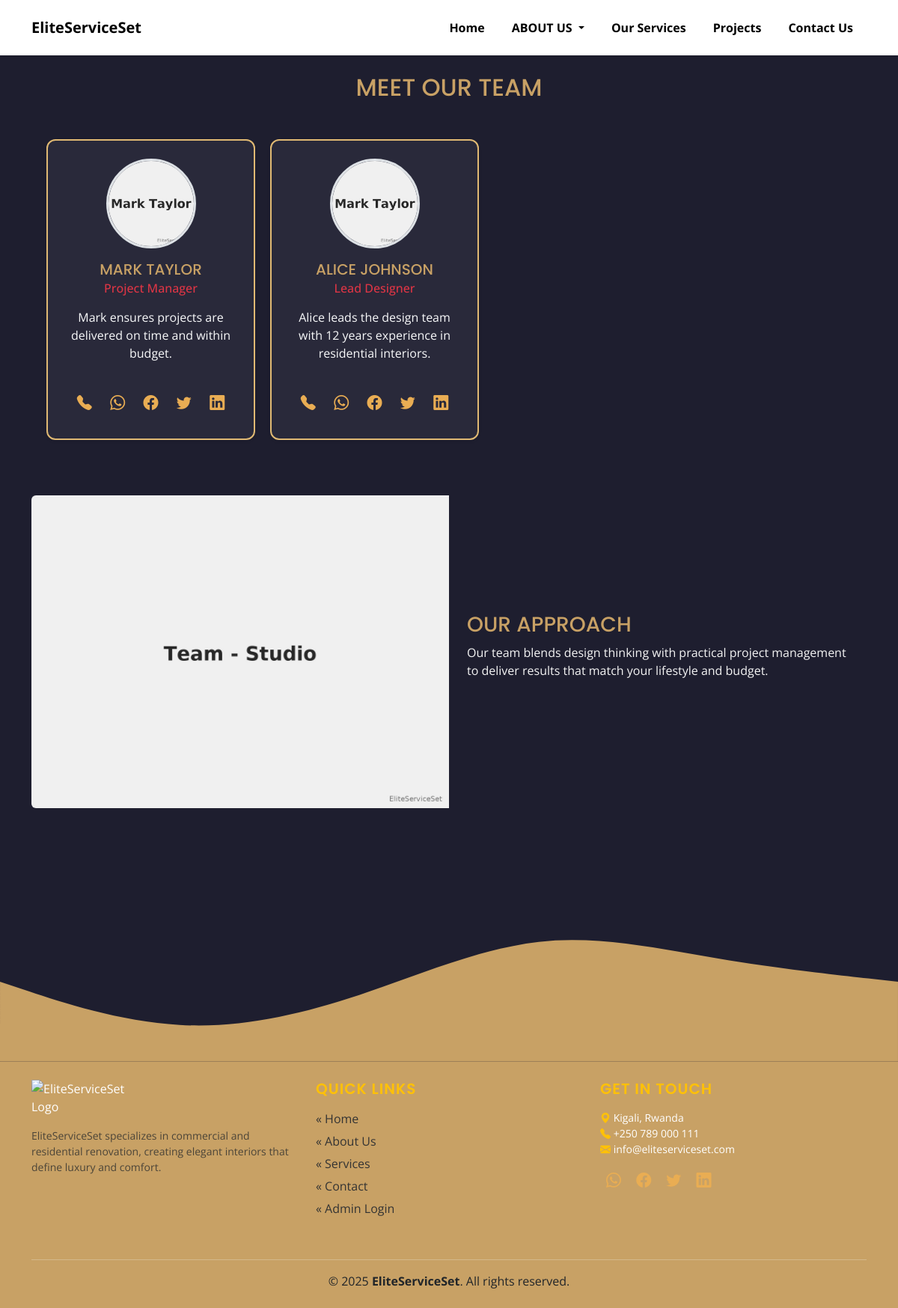
The app's page /team.php with its own data.
### tables this page shows
CREATE TABLE IF NOT EXISTS `team` (
  `id` INT AUTO_INCREMENT PRIMARY KEY,
  `name` VARCHAR(150) NOT NULL,
  `role` VARCHAR(150),
  `bio` TEXT,
  `photo` VARCHAR(255),
  `social` VARCHAR(255),
  `created_at` TIMESTAMP DEFAULT CURRENT_TIMESTAMP
);

### inc/functions.php (called while the page is built)
<?php
function esc($s){ return htmlspecialchars($s, ENT_QUOTES); }

### team.php (the view, shortened to what this page needs)
<?php require 'inc/db.php'; require 'inc/functions.php'; $title='Team - EliteServiceSet'; include 'inc/header.php'; $team=$pdo->query("SELECT * FROM team ORDER BY id DESC")->fetchAll(); ?>
<section>
    <h2 class="text-center">Meet Our Team</h2>
    <div class="row" style="margin:50px 0 50px 0;"><?php foreach($team as $t): ?>
              <div class="card text-center col-md-3 mb-4 ml-5 p-4 team-card shadow-sm">
    <div class="mx-auto mb-3">
    <img
                data-src="<?php if(!empty($t['photo'])) echo 'assets/uploads/'.$t['photo']; else echo 'assets/uploads/team_mark.jpg'; ?>"
                src="<?php if(!empty($t['photo'])) echo 'assets/uploads/'.$t['photo']; else echo 'assets/uploads/team_mark.jpg'; ?>" loading="lazy" class="rounded-circle border border-3 border-damger" alt="<?=$t['name']?>">
    </div>
    <h5 class="card-title mb-1" style="color:var(--accent-gold);"><?=esc($t['name'])?></h5>
    <h6 class="mb-3 text-danger"><?=esc($t['role'])?></h6>
    <p class="card-text text-light"><?=esc(substr($t['bio'],0,160))?></p>
    <h2 class="social-icons mt-3">
      <a href="tel:+1234567890" title="Phone"><i class="bi bi-telephone-fill"></i></a>
      <a href="https://wa.me/1234567890" target="_blank" title="WhatsApp"><i class="bi bi-whatsapp"></i></a>
      <a href="https://facebook.com/username" target="_blank" title="Facebook"><i class="bi bi-facebook"></i></a>
      <a href="https://twitter.com/username" target="_blank" title="Twitter"><i class="bi bi-twitter"></i></a>
      <a href="https://twitter.com/username" target="_blank" title="Linkedin"><i class="bi bi-linkedin"></i></a>
    </h2>
  </div>
  <?php endforeach; ?></div>
</section>
<section class="mb-5">
    <div class="row g-0 align-items-center">
        <div class="col-md-6"><img src="assets/uploads/team_block.jpg" class="img-fluid rounded-start" alt="team"
                style="width:100%;height:100%;object-fit:cover;" /></div>
        <div class="col-md-6 p-4">
            <h3>Our Approach</h3>
            <p>Our team blends design thinking with practical project management to deliver results that match your
                lifestyle and budget.</p>
        </div>
    </div>
</section>
<?php include 'inc/footer.php'; ?>

### inc/header.php (shortened to what this page needs)
<?php
require_once __DIR__ . '/functions.php';
?>
<!doctype html>
<html lang="en">
<head>
<link href="https://cdn.jsdelivr.net/npm/bootstrap@5.3.0/dist/css/bootstrap.min.css" rel="stylesheet">
<link rel="stylesheet" href="assets/css/style.css">
<link href="https://cdn.jsdelivr.net/npm/bootstrap-icons@1.10.5/font/bootstrap-icons.css" rel="stylesheet">
<link rel="stylesheet" href="assets/css/theme.css">
</head>
<body>
<nav class="navbar navbar-expand-lg navbar-light bg-white shadow-sm">
  <div class="container">
    <a class="navbar-brand fw-bold" href="index.php">EliteServiceSet</a>
    <div class="collapse navbar-collapse" id="navMenu">
      <ul class="navbar-nav ms-auto">
        <li class="nav-item"><a class="nav-link" href="index.php">Home</a></li>
        <li class="nav-item dropdown">
  <a class="nav-link dropdown-toggle" href="#" id="aboutDropdown" role="button" data-bs-toggle="dropdown" aria-expanded="false">
    ABOUT US
  </a>
</li>
        <li class="nav-item"><a class="nav-link" href="services.php">Our Services</a></li>
        <li class="nav-item"><a class="nav-link" href="projects.php">Projects</a></li>
        <li class="nav-item"><a class="nav-link" href="contact.php">Contact Us</a></li>
      </ul>
    </div>
  </div>
</nav>
<main class="py-4">
  <div class="container">

### inc/footer.php (shortened to what this page needs)
  </div>
</main>
<section class="footer-waves">
</section>
<footer class="text-white py-4">
<div class="container">
    <div class="row text-center text-md-start">
      <div class="col-md-4 mb-4">
        <img src="assets/uploads/logo.png" alt="EliteServiceSet Logo" class="mb-3" style="max-width:160px;">
        <p class="small text-muted">
          EliteServiceSet specializes in commercial and residential renovation, creating elegant interiors that define luxury and comfort.
        </p>
      </div>
      <div class="col-md-4 mb-4">
        <h5 class="text-uppercase text-warning mb-3">Quick Links</h5>
        <ul class="list-unstyled">
          <li><a href="index.php" class="footer-link">« Home</a></li>
          <li><a href="about.php" class="footer-link">« About Us</a></li>
          <li><a href="services.php" class="footer-link">« Services</a></li>
          <li><a href="contact.php" class="footer-link">« Contact</a></li>
          <li><a href="admin/login.php" class="footer-link">« Admin Login</a></li>
        </ul>
      </div>
      <div class="col-md-4 mb-4">
        <h5 class="text-uppercase text-warning mb-3">Get in Touch</h5>
        <p class="small">
          <i class="bi bi-geo-alt-fill text-warning"></i> Kigali, Rwanda<br>
          <i class="bi bi-telephone-fill text-warning"></i> +250 789 000 111<br>
          <i class="bi bi-envelope-fill text-warning"></i> info@eliteserviceset.com
        </p>
        <div class="social-icons">
      <a  href="https://wa.me/1234567890" target="_blank" title="WhatsApp"><i class="bi bi-whatsapp"></i></a>
      <a  href="https://facebook.com/username" target="_blank" title="Facebook"><i class="bi bi-facebook"></i></a>
      <a  href="https://twitter.com/username" target="_blank" title="Twitter"><i class="bi bi-twitter"></i></a>
      <a  href="https://twitter.com/username" target="_blank" title="Linkedin"><i class="bi bi-linkedin"></i></a>
        </div>
      </div>
    </div>
    <hr class="border-light">
    <div class="text-center text-dark">
      &copy; <?= date('Y') ?> <strong>EliteServiceSet</strong>. All rights reserved.
    </div>
  </div>
</footer>
</body>
</html>

### assets/css/style.css (style rules this page uses)
body { font-family: 'Helvetica Neue', Arial, sans-serif; background:#fff;color:#222; }

### assets/css/theme.css (style rules this page uses)
:root { --primary:#1E1E2F;--accent-gold:#C8A165;--accent-gold-2:#E0B973; --secondary:#F4F4F4;--highlight:#A68A53;--text-main:#333;--nav-bg:rgba(30,30,47,0.95); }
body { background:var(--primary);color:var(--secondary);font-family:'Open Sans',sans-serif;margin:0; }
h1,h2,h3,h4,h5 { font-family:'Poppins',sans-serif;text-transform:uppercase;color:var(--accent-gold); }
a { color:var(--accent-gold);text-decoration:none; }
nav,.navbar,header.navbar { background:var(--nav-bg);backdrop-filter:blur(6px); }
.card { background:rgba(255,255,255,0.05);border:2px solid #E0B973;border-radius:12px;transition:.3s; }

### inc/header.php (style rules this page uses)
.navbar { padding:2px; z-index: 1; position:sticky; top:0px; }
.navbar .nav-item { padding:15px 10px }
.navbar .nav-item a { color:#000; font-weight:bold; }

### team.php (style rules this page uses)
.team-card img { width: 120px; height: 120px; object-fit: cover; }
.team-card { margin-left:20px; }

### inc/footer.php (style rules this page uses)
footer { background: rgb(200, 161, 101) !important; }
.footer-link { color: #333; text-decoration: none; display: block; margin-bottom: 6px; transition: all 0.3s ease; }
footer h5 { font-weight: 600; letter-spacing: 1px; }
footer hr { border-color: rgba(255, 255, 255, 0.2); }
.social-icons a { margin: 0 8px; color:rgb(233, 173, 83); font-size: 1.25rem; transition: color 0.3s; font-weight:bold; }

### records on screen
team: name "MARK TAYLOR", role "Project Manager", bio "Mark ensures projects are delivered on time and within budget."
team: name "ALICE JOHNSON", role "Lead Designer", bio "Alice leads the design team with 12 years experience in residential interiors."
